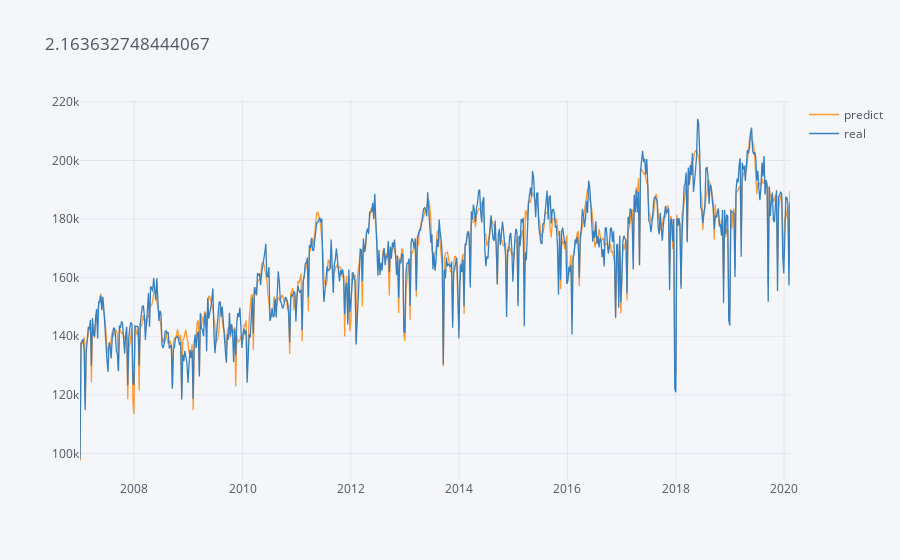

The cell this chart's notebook holds for it:
### Code cell
bob = reg2(0, 7, "general")
bob[["predict", "real"]].iplot(title = bob.error.mean())

### Figure 1 — Plotly figure (JSON) as saved in the notebook; plotly's stock layout.template omitted (floating-point values rounded to 4 significant figures; data arrays with more than 128 entries replaced by an {"elided": "..."} marker saying what was removed)
{"data": [{"line": {"color": "rgba(255, 153, 51, 1.0)", "dash": "solid", "shape": "linear", "width": 1.3}, "mode": "lines", "name": "predict", "text": "", "type": "scatter", "x": {"elided": "685 str values"}, "y": {"elided": "685 float values"}}, {"line": {"color": "rgba(55, 128, 191, 1.0)", "dash": "solid", "shape": "linear", "width": 1.3}, "mode": "lines", "name": "real", "text": "", "type": "scatter", "x": {"elided": "685 str values"}, "y": {"elided": "685 float values"}}], "layout": {"legend": {"bgcolor": "#F5F6F9", "font": {"color": "#4D5663"}}, "paper_bgcolor": "#F5F6F9", "plot_bgcolor": "#F5F6F9", "title": {"font": {"color": "#4D5663"}, "text": "2.163632748444067"}, "xaxis": {"gridcolor": "#E1E5ED", "showgrid": true, "tickfont": {"color": "#4D5663"}, "title": {"font": {"color": "#4D5663"}, "text": ""}, "zerolinecolor": "#E1E5ED"}, "yaxis": {"gridcolor": "#E1E5ED", "showgrid": true, "tickfont": {"color": "#4D5663"}, "title": {"font": {"color": "#4D5663"}, "text": ""}, "zerolinecolor": "#E1E5ED"}}}
